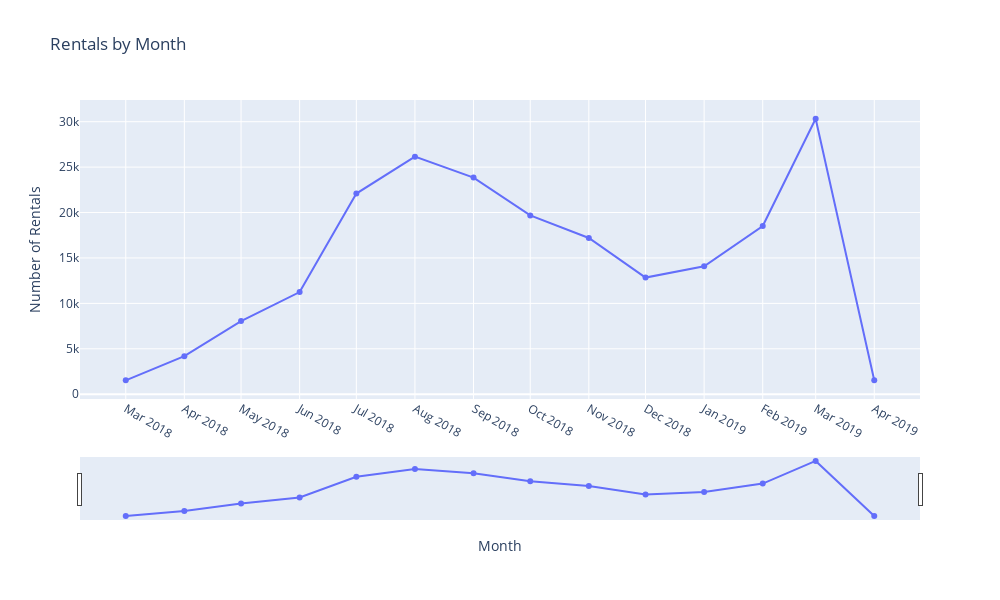

Notebook cell for this chart:
### Code cell
# create a plotly line figure of number of rentals by month but keeping in mind the year as well
rentals['YearMonth'] = rentals['StartTime'].dt.strftime('%Y-%m')
monthly_rentals = rentals.groupby('YearMonth').size()   

fig3 = px.line(monthly_rentals.reset_index(), x='YearMonth', y=0,
                labels={'0': 'Number of Rentals', 'YearMonth': 'Month'},
                title='Rentals by Month', markers= 'lines+markers')
fig3.update_xaxes(rangeslider_visible=True, tickmode='linear', dtick='M1')
# set figure size
fig3.update_layout(width= 1000,height=600)
fig3.show()

### Figure 1 — Plotly figure (JSON) as saved in the notebook; plotly's stock layout.template omitted (floating-point values rounded to 4 significant figures)
{"data": [{"hovertemplate": "Month=%{x}<br>Number of Rentals=%{y}<extra></extra>", "legendgroup": "", "line": {"color": "#636efa", "dash": "solid"}, "marker": {"symbol": "circle"}, "mode": "markers+lines", "name": "", "orientation": "v", "showlegend": false, "type": "scatter", "x": ["2018-03", "2018-04", "2018-05", "2018-06", "2018-07", "2018-08", "2018-09", "2018-10", "2018-11", "2018-12", "2019-01", "2019-02", "2019-03", "2019-04"], "xaxis": "x", "y": [1533, 4187, 8051, 11243, 22086, 26153, 23845, 19682, 17202, 12838, 14084, 18515, 30329, 1537], "yaxis": "y"}], "layout": {"height": 600, "legend": {"tracegroupgap": 0}, "title": {"text": "Rentals by Month"}, "width": 1000, "xaxis": {"anchor": "y", "domain": [0, 1], "dtick": "M1", "rangeslider": {"visible": true}, "tickmode": "linear", "title": {"text": "Month"}}, "yaxis": {"anchor": "x", "domain": [0, 1], "title": {"text": "Number of Rentals"}}}}
